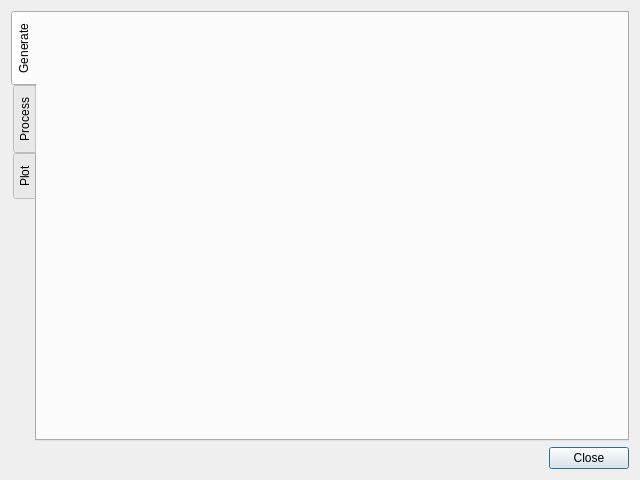
<?xml version="1.0" encoding="UTF-8"?>
<ui version="4.0">
 <comment> All rights reserved. </comment>
 <class>CQProfileWizard</class>
 <widget class="QDialog" name="CQProfileWizard">
  <property name="geometry">
   <rect>
    <x>0</x>
    <y>0</y>
    <width>640</width>
    <height>480</height>
   </rect>
  </property>
  <property name="windowTitle">
   <string>Profile Likelihood</string>
  </property>
  <layout class="QGridLayout" name="gridLayout">
   <item row="0" column="0">
    <widget class="QTabWidget" name="tabWidget">
     <property name="tabPosition">
      <enum>QTabWidget::West</enum>
     </property>
     <property name="currentIndex">
      <number>0</number>
     </property>
     <widget class="QWidget" name="tabGenerate">
      <attribute name="title">
       <string>Generate</string>
      </attribute>
      <layout class="QGridLayout" name="gridLayout_2">
       <property name="leftMargin">
        <number>0</number>
       </property>
       <property name="topMargin">
        <number>0</number>
       </property>
       <property name="rightMargin">
        <number>0</number>
       </property>
       <property name="bottomMargin">
        <number>0</number>
       </property>
       <item row="0" column="0">
        <widget class="CQPLGenerateWidget" name="wdgGenerate" native="true">
         <property name="sizePolicy">
          <sizepolicy hsizetype="Expanding" vsizetype="Expanding">
           <horstretch>0</horstretch>
           <verstretch>0</verstretch>
          </sizepolicy>
         </property>
        </widget>
       </item>
      </layout>
     </widget>
     <widget class="QWidget" name="tabProcess">
      <attribute name="title">
       <string>Process</string>
      </attribute>
      <layout class="QGridLayout" name="gridLayout_3">
       <property name="leftMargin">
        <number>0</number>
       </property>
       <property name="topMargin">
        <number>0</number>
       </property>
       <property name="rightMargin">
        <number>0</number>
       </property>
       <property name="bottomMargin">
        <number>0</number>
       </property>
       <item row="0" column="0">
        <widget class="CQPLProcessWidget" name="wdgProcess" native="true">
         <property name="sizePolicy">
          <sizepolicy hsizetype="Expanding" vsizetype="Expanding">
           <horstretch>0</horstretch>
           <verstretch>0</verstretch>
          </sizepolicy>
         </property>
        </widget>
       </item>
      </layout>
     </widget>
     <widget class="QWidget" name="tabPlot">
      <attribute name="title">
       <string>Plot</string>
      </attribute>
      <layout class="QGridLayout" name="gridLayout_4">
       <property name="leftMargin">
        <number>0</number>
       </property>
       <property name="topMargin">
        <number>0</number>
       </property>
       <property name="rightMargin">
        <number>0</number>
       </property>
       <property name="bottomMargin">
        <number>0</number>
       </property>
       <item row="0" column="0">
        <widget class="CQPLPlotWidget" name="wdgPlot">
         <property name="sizePolicy">
          <sizepolicy hsizetype="Expanding" vsizetype="Expanding">
           <horstretch>0</horstretch>
           <verstretch>0</verstretch>
          </sizepolicy>
         </property>
        </widget>
       </item>
      </layout>
     </widget>
    </widget>
   </item>
   <item row="1" column="0">
    <widget class="QDialogButtonBox" name="buttonBox">
     <property name="standardButtons">
      <set>QDialogButtonBox::Close</set>
     </property>
    </widget>
   </item>
  </layout>
 </widget>
 <customwidgets>
  <customwidget>
   <class>CQPLGenerateWidget</class>
   <extends>QWidget</extends>
   <header>copasi/UI/CQPLGenerateWidget.h</header>
   <container>1</container>
  </customwidget>
  <customwidget>
   <class>CQPLProcessWidget</class>
   <extends>QWidget</extends>
   <header>copasi/UI/CQPLProcessWidget.h</header>
   <container>1</container>
  </customwidget>
  <customwidget>
   <class>CQPLPlotWidget</class>
   <extends>QFrame</extends>
   <header>copasi/UI/CQPLPlotWidget.h</header>
   <container>1</container>
  </customwidget>
 </customwidgets>
 <resources/>
 <connections>
  <connection>
   <sender>buttonBox</sender>
   <signal>accepted()</signal>
   <receiver>CQProfileWizard</receiver>
   <slot>accept()</slot>
   <hints>
    <hint type="sourcelabel">
     <x>319</x>
     <y>459</y>
    </hint>
    <hint type="destinationlabel">
     <x>319</x>
     <y>239</y>
    </hint>
   </hints>
  </connection>
  <connection>
   <sender>buttonBox</sender>
   <signal>rejected()</signal>
   <receiver>CQProfileWizard</receiver>
   <slot>reject()</slot>
   <hints>
    <hint type="sourcelabel">
     <x>319</x>
     <y>459</y>
    </hint>
    <hint type="destinationlabel">
     <x>319</x>
     <y>239</y>
    </hint>
   </hints>
  </connection>
  <connection>
   <sender>tabWidget</sender>
   <signal>currentChanged(int)</signal>
   <receiver>CQProfileWizard</receiver>
   <slot>onTabChanged(int)</slot>
   <hints>
    <hint type="sourcelabel">
     <x>319</x>
     <y>225</y>
    </hint>
    <hint type="destinationlabel">
     <x>319</x>
     <y>239</y>
    </hint>
   </hints>
  </connection>
 </connections>
 <slots>
  <slot>onTabChanged(int)</slot>
 </slots>
</ui>
